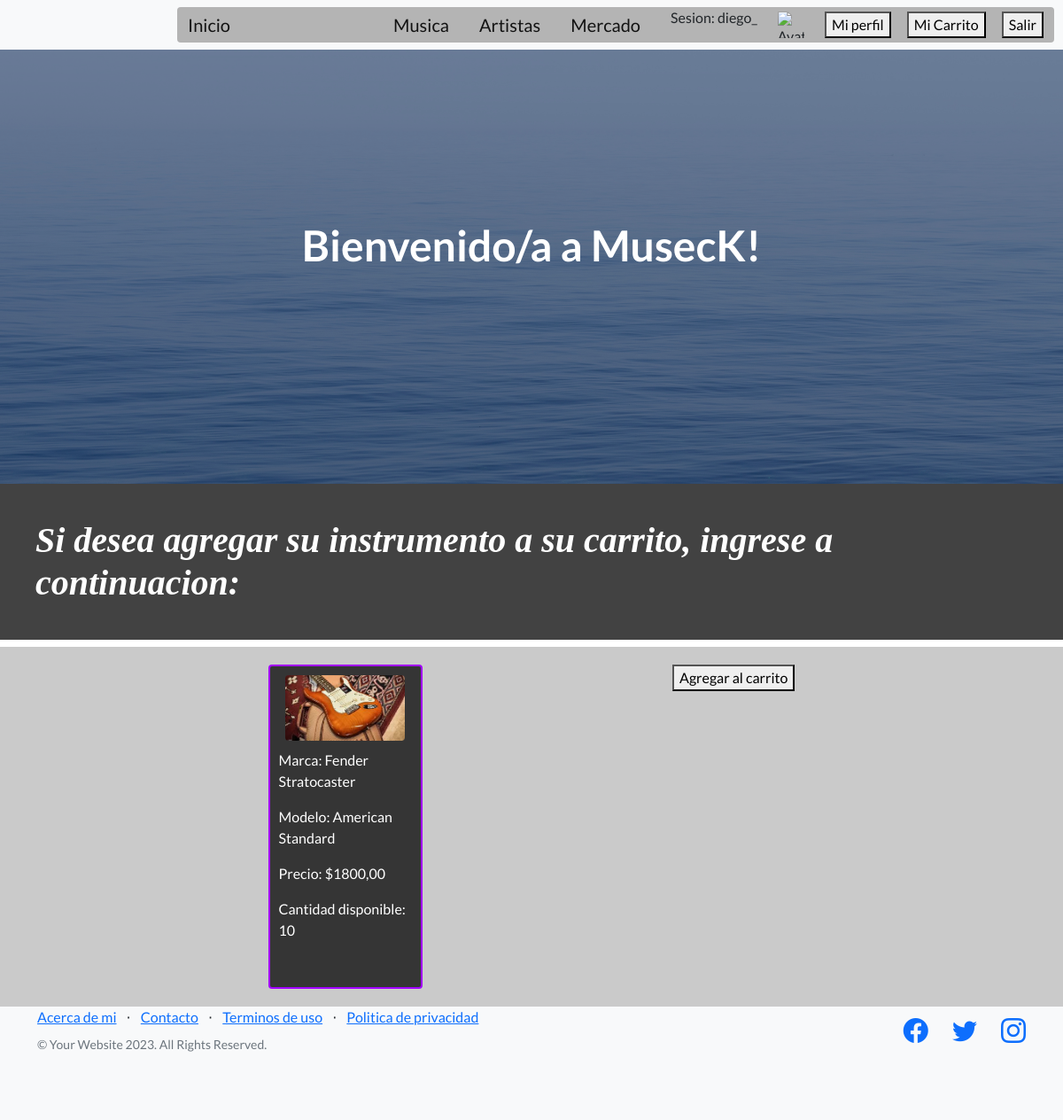
Screenshot of /app-include/datos-carrito/1 (signed in) with the database file from the repository.
### AppPrueba/models.py (models this page shows, shortened)
class Instrumento(models.Model):
    TIPO_CHOICES = [
        ('guitarra', 'Guitarra'),
        ('bajo', 'Bajo'),
        ('baterias', 'Baterias'),
        ('violines', 'Violines'),
        ('ukeleles', 'Ukeleles'),
        ('saxofones', 'Saxofones'),
        ('pianos', 'Pianos'),
        ('acordeones' , 'Acordeones'),
        ('flautas' , 'Flautas'),
    ]
    marca = models.CharField(max_length=50, default='')
    modelo = models.CharField(max_length=50)
    precio = models.DecimalField(max_digits=10, decimal_places=2)
    cantidad_disponible = models.IntegerField(default=0)
    imagen = models.ImageField(upload_to='instrumentos/', null=True, blank=True)
    tipo = models.CharField(max_length=50, default="", choices=TIPO_CHOICES)

### AppPrueba/views.py (the view)
# urls.py: path("datos-carrito/<int:pk>" , agregar_carrito, name = "DatosCarrito"),
def agregar_carrito(req, pk):
    instrumento = get_object_or_404(Instrumento, pk=pk)
    return render(req, "datos-carrito.html", {"instrumento": instrumento})

### AppPrueba/context_processors.py (called while the page is built)
def avatar(request):
    if request.user.is_authenticated:
        try:
            avatar = Avatar.objects.get(user=request.user)
        except Avatar.DoesNotExist:
            avatar = None
    else:
        avatar = None
    return {'avatar': avatar}

### AppPrueba/templates/datos-carrito.html
{% extends "padre.html" %}
{% block contenido_variable %}
    <h1 id="mi-h1">Si desea agregar su instrumento a su carrito, ingrese a continuacion:</h1>
    <div id="contenedor-general">
        <div id="contenedor-publicacion">
            <ul class="detalle-publicacion">
                <li class="lista-pubs">
                    {% if instrumento.imagen %}
                        <img id="mis-img" src="{{ instrumento.imagen.url }}" alt="Imagen del instrumento">
                    {% endif %}
                    <div class="datos-publicacion">
                        <p>Marca: {{ instrumento.marca }}</p>
                        <p>Modelo: {{ instrumento.modelo }}</p>
                        <p>Precio: ${{ instrumento.precio }}</p>
                        <p>Cantidad disponible: {{ instrumento.cantidad_disponible }}</p>
                    </div>
                </li>
            </ul>
        </div>
            <form action="{% url 'AgregarProducto' pk=instrumento.id %}" method="post">{% csrf_token %}
                <a href="{% url 'MiCarrito' %}">
                    <button type="submit">Agregar al carrito</button>
                </a>
            </form>
        </div>
{% endblock contenido_variable %}

### AppPrueba/templates/navbar.html
{% load static %}
<nav class="navbar navbar-light bg-light static-top" id="navbar">
    <div class="container" id="mi_container">
        <div class="cont-inicio">
            <a class="navbar-brand" href="{% url 'Inicio' %}">Inicio</a>
        </div>
        <a class="navbar-brand" href="{% url 'ListaGeneros' %}">Musica</a>
        <a class="navbar-brand" href="{% url 'Artistas' %}">Artistas</a>
        <a class="navbar-brand" href="{% url 'Categorias' %}">Mercado</a>
        {% if user.is_authenticated %}
            <p>
                Sesion: {{user.username}}
            </p>
                {% if avatar %}
                    <img src="{{ avatar.url }}" alt="Avatar" style="width: 30px; height: 30px; margin: 5px;"/>
                {% else %}
                <img src="{% static 'assets/img/imagenxdefecto.jpg' %}" alt="Avatar por defecto" style="width: 30px; height: 30px; margin: 5px;"/>
                {% endif %}
            <a href="{% url 'EditarPerfil' %}">
                <button type="submit">Mi perfil</button>
            </a>
            <a href="{% url 'MiCarrito' %}">
                <button type="submit">Mi Carrito</button>
            </a>
            <form action="{% url 'LogoutUser' %}" method="post"> {% csrf_token %}
                <button type="submit">Salir</button>
            </form>
        {%else%}
            <div class="cont-login-register">
                <a class="btn btn-primary" href="{% url 'Registro' %}">Registrarse</a>
                <a class="btn btn-primary" href="{% url 'IniciarSesion' %}">Iniciar sesion</a>
            </div>
        {% endif %}
    </div>
</nav>

### AppPrueba/static/css/mi_estilo.css (style rules this page uses)
.cont-inicio { margin-right: 150px; }
#navbar { background: rgb(173, 137, 137); }
#mi_container { background: rgb(180, 180, 180); margin: 0 10px 0 200px; display: flex; flex-flow: row; border-radius: 4px; }
#mi-h1 { font-style: italic; font-family: 'Times New Roman', Times, serif; color: rgb(255, 255, 255); padding: 40px; background-color: rgb(66, 66, 66); display: flex; flex-flow: row; justify-content: center; }
#contenedor-general { width: 100%; height: 100%; background: rgb(202, 202, 202); display: flex; flex-wrap: column; justify-content: space-evenly; padding: 20px; }
#contenedor-publicacion { width: 15%; height: 10%; margin-bottom: 0; padding: 10px; background: rgb(53, 53, 53); border: solid 2px rgb(162, 0, 255); border-radius: 4px; }
.detalle-publicacion { list-style-type: none; padding: 0; }
.lista-pubs { display: flex; flex-direction: column; justify-content: center; align-items: center; margin-bottom: 10px; }
#mis-img { width: 90%; height: 50%; border-radius: 4px; margin-bottom: 10px; }
.datos-publicacion { color: rgb(255, 255, 255); margin-bottom: 10px; }

### rows the page displays
Instrumento: imagen (picture), marca "Fender Stratocaster", modelo "American Standard", precio "1800,00", cantidad_disponible "10"

### other values shown
{{ user.username }} "diego_"
